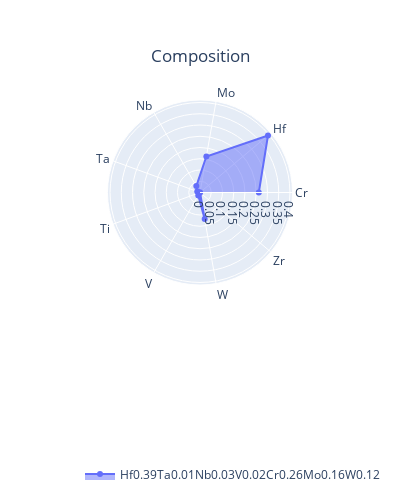
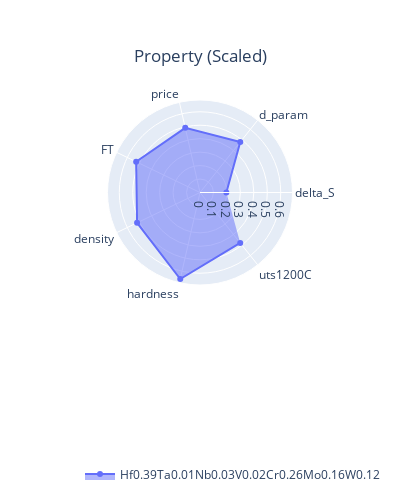
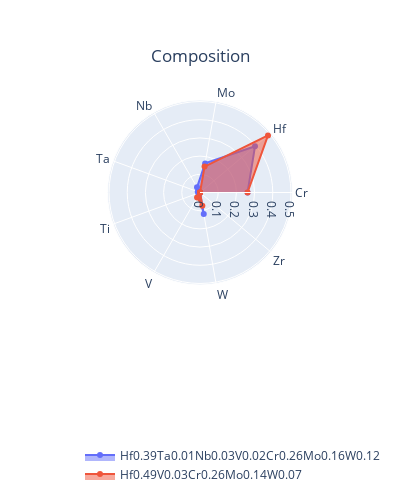
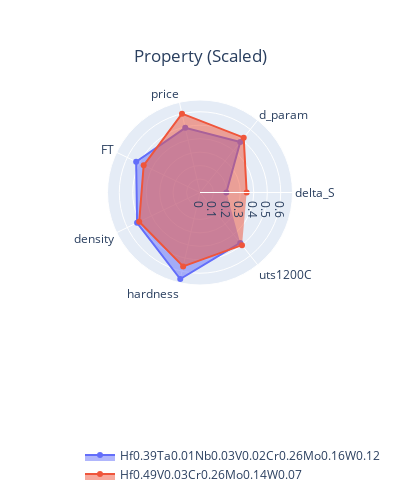

Write notebook code for charts like these, in order.
### Code cell
record()

### Figure 1 — Plotly figure (JSON) as saved in the notebook; plotly's stock layout.template omitted (floating-point values rounded to 4 significant figures)
{"data": [{"fill": "toself", "name": "Hf0.39Ta0.01Nb0.03V0.02Cr0.26Mo0.16W0.12", "r": [0.2615, 0.3946, 0.1625, 0.0328, 0.01298, 0.0004719, 0.01534, 0.1197, 7.432e-05], "showlegend": true, "theta": ["Cr", "Hf", "Mo", "Nb", "Ta", "Ti", "V", "W", "Zr"], "type": "scatterpolar"}], "layout": {"height": 500, "legend": {"orientation": "h", "x": 0, "xanchor": "left", "y": -1.1, "yanchor": "bottom"}, "title": {"text": "Composition", "x": 0.5, "xanchor": "center", "y": 0.9, "yanchor": "top"}, "width": 400}}

### Figure 2 — Plotly figure (JSON) as saved in the notebook; plotly's stock layout.template omitted (floating-point values rounded to 4 significant figures)
{"data": [{"fill": "toself", "hovertext": ["Actual : -1.49", "Actual : 2.02", "Actual : 381.14", "Actual : 14.3", "Actual : 11.6", "Actual : 5.92", "Actual : 0.88"], "name": "Hf0.39Ta0.01Nb0.03V0.02Cr0.26Mo0.16W0.12", "r": [0.1959, 0.4801, 0.4927, 0.5267, 0.519, 0.6596, 0.4795], "showlegend": true, "theta": ["delta_S", "d_param", "price", "FT", "density", "hardness", "uts1200C"], "type": "scatterpolar"}], "layout": {"height": 500, "legend": {"orientation": "h", "x": 0, "xanchor": "left", "y": -1.1, "yanchor": "bottom"}, "title": {"text": "Property (Scaled)", "x": 0.5, "xanchor": "center", "y": 0.9, "yanchor": "top"}, "width": 400}}

### Figure 3 — Plotly figure (JSON) as saved in the notebook; plotly's stock layout.template omitted (floating-point values rounded to 4 significant figures)
{"data": [{"fill": "toself", "name": "Hf0.39Ta0.01Nb0.03V0.02Cr0.26Mo0.16W0.12", "r": [0.2615, 0.3946, 0.1625, 0.0328, 0.01298, 0.0004719, 0.01534, 0.1197, 7.432e-05], "showlegend": true, "theta": ["Cr", "Hf", "Mo", "Nb", "Ta", "Ti", "V", "W", "Zr"], "type": "scatterpolar"}, {"fill": "toself", "name": "Hf0.49V0.03Cr0.26Mo0.14W0.07", "r": [0.2613, 0.4878, 0.1446, 1.485e-05, 1.953e-06, 6.056e-05, 0.03214, 0.07405, 7.889e-07], "showlegend": true, "theta": ["Cr", "Hf", "Mo", "Nb", "Ta", "Ti", "V", "W", "Zr"], "type": "scatterpolar"}], "layout": {"height": 500, "legend": {"orientation": "h", "x": 0, "xanchor": "left", "y": -1.1, "yanchor": "bottom"}, "title": {"text": "Composition", "x": 0.5, "xanchor": "center", "y": 0.9, "yanchor": "top"}, "width": 400}}

### Figure 4 — Plotly figure (JSON) as saved in the notebook; plotly's stock layout.template omitted (floating-point values rounded to 4 significant figures)
{"data": [{"fill": "toself", "hovertext": ["Actual : -1.49", "Actual : 2.02", "Actual : 381.14", "Actual : 14.3", "Actual : 11.6", "Actual : 5.92", "Actual : 0.88"], "name": "Hf0.39Ta0.01Nb0.03V0.02Cr0.26Mo0.16W0.12", "r": [0.1959, 0.4801, 0.4927, 0.5267, 0.519, 0.6596, 0.4795], "showlegend": true, "theta": ["delta_S", "d_param", "price", "FT", "density", "hardness", "uts1200C"], "type": "scatterpolar"}, {"fill": "toself", "hovertext": ["Actual : -1.27", "Actual : 2.19", "Actual : 462.3", "Actual : 13.2", "Actual : 11.38", "Actual : 5.08", "Actual : 0.92"], "name": "Hf0.49V0.03Cr0.26Mo0.14W0.07", "r": [0.3468, 0.521, 0.6012, 0.4648, 0.5014, 0.5636, 0.5007], "showlegend": true, "theta": ["delta_S", "d_param", "price", "FT", "density", "hardness", "uts1200C"], "type": "scatterpolar"}], "layout": {"height": 500, "legend": {"orientation": "h", "x": 0, "xanchor": "left", "y": -1.1, "yanchor": "bottom"}, "title": {"text": "Property (Scaled)", "x": 0.5, "xanchor": "center", "y": 0.9, "yanchor": "top"}, "width": 400}}
